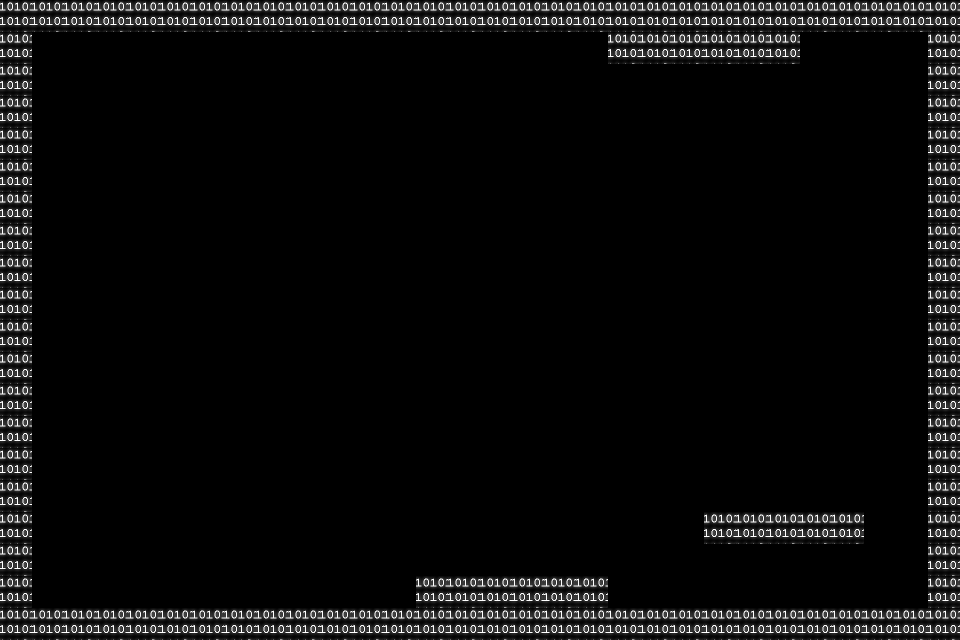

This is a level from a 2D game, rendered from its Tiled map with the project's own tilesets. A one-line summary and the complete map file follow:
An orthogonal 30x20 tile map with 32x32 px tiles, 1 tile layer (Tile Layer 1).

<map version="1.9" tiledversion="1.9.0" orientation="orthogonal" renderorder="right-down" width="30" height="20" tilewidth="32" tileheight="32" infinite="0" nextlayerid="2" nextobjectid="1">
 <tileset firstgid="1" source="uh.tsx" />
 <layer id="1" name="Tile Layer 1" width="30" height="20">
  <data encoding="csv">
1,1,1,1,1,1,1,1,1,1,1,1,1,1,1,1,1,1,1,1,1,1,1,1,1,1,1,1,1,1,
1,0,0,0,0,0,0,0,0,0,0,0,0,0,0,0,0,0,0,1,1,1,1,1,1,0,0,0,0,1,
1,0,0,0,0,0,0,0,0,0,0,0,0,0,0,0,0,0,0,0,0,0,0,0,0,0,0,0,0,1,
1,0,0,0,0,0,0,0,0,0,0,0,0,0,0,0,0,0,0,0,0,0,0,0,0,0,0,0,0,1,
1,0,0,0,0,0,0,0,0,0,0,0,0,0,0,0,0,0,0,0,0,0,0,0,0,0,0,0,0,1,
1,0,0,0,0,0,0,0,0,0,0,0,0,0,0,0,0,0,0,0,0,0,0,0,0,0,0,0,0,1,
1,0,0,0,0,0,0,0,0,0,0,0,0,0,0,0,0,0,0,0,0,0,0,0,0,0,0,0,0,1,
1,0,0,0,0,0,0,0,0,0,0,0,0,0,0,0,0,0,0,0,0,0,0,0,0,0,0,0,0,1,
1,0,0,0,0,0,0,0,0,0,0,0,0,0,0,0,0,0,0,0,0,0,0,0,0,0,0,0,0,1,
1,0,0,0,0,0,0,0,0,0,0,0,0,0,0,0,0,0,0,0,0,0,0,0,0,0,0,0,0,1,
1,0,0,0,0,0,0,0,0,0,0,0,0,0,0,0,0,0,0,0,0,0,0,0,0,0,0,0,0,1,
1,0,0,0,0,0,0,0,0,0,0,0,0,0,0,0,0,0,0,0,0,0,0,0,0,0,0,0,0,1,
1,0,0,0,0,0,0,0,0,0,0,0,0,0,0,0,0,0,0,0,0,0,0,0,0,0,0,0,0,1,
1,0,0,0,0,0,0,0,0,0,0,0,0,0,0,0,0,0,0,0,0,0,0,0,0,0,0,0,0,1,
1,0,0,0,0,0,0,0,0,0,0,0,0,0,0,0,0,0,0,0,0,0,0,0,0,0,0,0,0,1,
1,0,0,0,0,0,0,0,0,0,0,0,0,0,0,0,0,0,0,0,0,0,0,0,0,0,0,0,0,1,
1,0,0,0,0,0,0,0,0,0,0,0,0,0,0,0,0,0,0,0,0,0,1,1,1,1,1,0,0,1,
1,0,0,0,0,0,0,0,0,0,0,0,0,0,0,0,0,0,0,0,0,0,0,0,0,0,0,0,0,1,
1,0,0,0,0,0,0,0,0,0,0,0,0,1,1,1,1,1,1,0,0,0,0,0,0,0,0,0,0,1,
1,1,1,1,1,1,1,1,1,1,1,1,1,1,1,1,1,1,1,1,1,1,1,1,1,1,1,1,1,1
</data>
 </layer>
</map>
